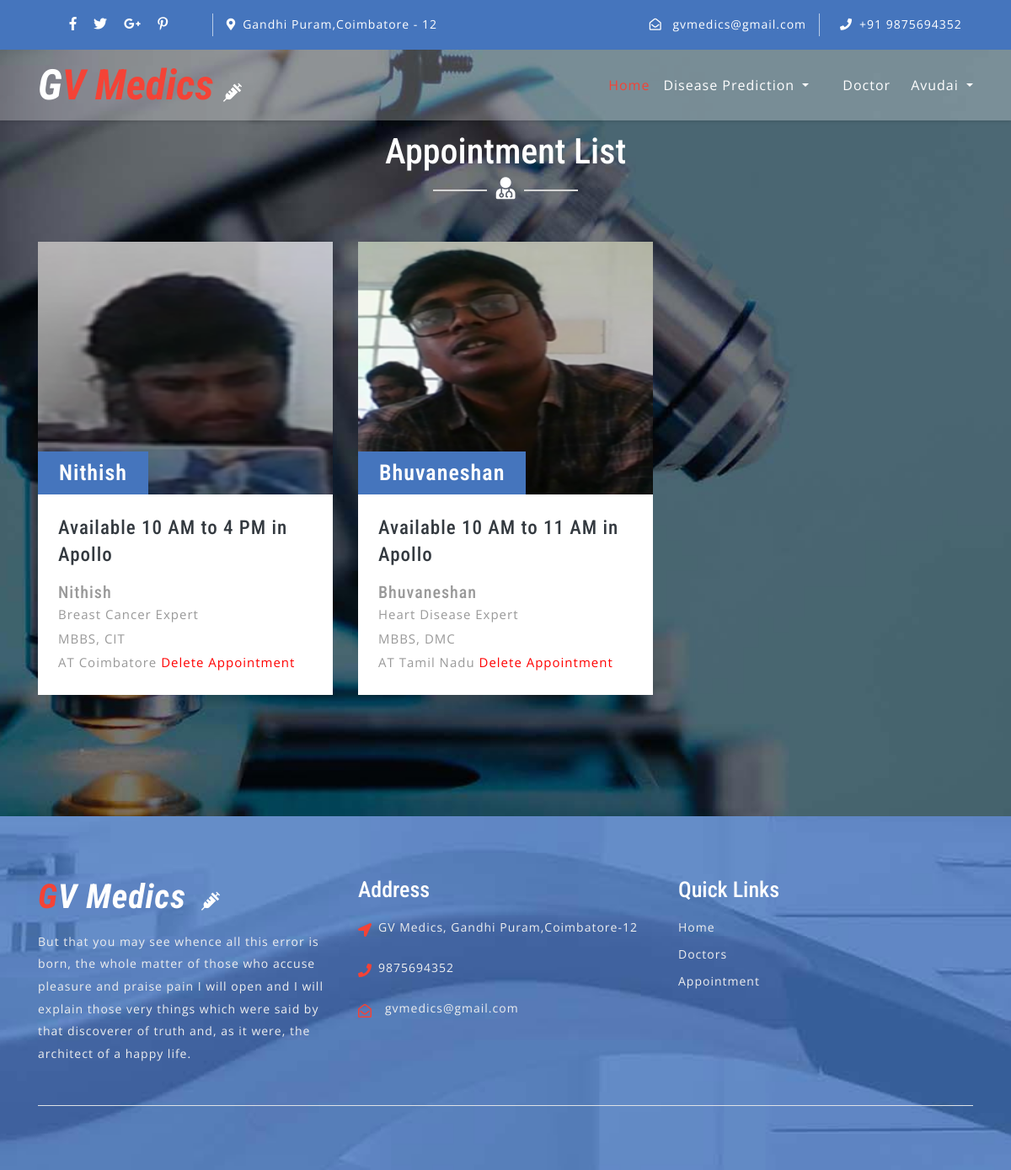
Page /appoinment/doctor/appointment/ (signed in) on the committed database.
### accounts/models.py (models this page shows, shortened)
class User(AbstractUser):
    username = None
    role = models.CharField(max_length=12, error_messages={
        'required': "Role must be provided"
    })
    gender = models.CharField(max_length=10, blank=True, null=True, default="")
    email = models.EmailField(unique=True, blank=False,
                              error_messages={
                                  'unique': "A user with that email already exists.",
                              })
    phone_number = models.CharField(unique=True, blank=True, null=True, max_length=20,
                                    error_messages={
                                        'unique': "A user with that phone number already exists."
                                    })
    USERNAME_FIELD = "email"
    REQUIRED_FIELDS = []
    objects = UserManager()

### appoinment/models.py (models this page shows, shortened)
class Appointment(models.Model):
    user = models.ForeignKey(User, on_delete=models.CASCADE)
    full_name = models.CharField(max_length=100)
    image = models.ImageField(null=True, blank=True,default='avatar.png', upload_to='avatars/')
    location = models.CharField(max_length=100)
    start_time = models.CharField(max_length=10)
    end_time = models.CharField(max_length=10)
    qualification_name = models.CharField(max_length=100)
    institute_name = models.CharField(max_length=100)
    hospital_name = models.CharField(max_length=100)
    department = models.CharField(choices=department, max_length=100)
    created_at = models.DateTimeField(default=timezone.now)

### appoinment/views.py (the view)
# urls.py: path('doctor/appointment/', AppointmentListView.as_view(), name='doctor-appointment'),
class AppointmentListView(ListView):
    model = Appointment
    template_name = 'appointment/appointment.html'
    context_object_name = 'appointment'
    @method_decorator(login_required(login_url=reverse_lazy('login')))
    @method_decorator(user_is_doctor)
    def dispatch(self, request, *args, **kwargs):
        return super().dispatch(self.request, *args, **kwargs)
    def get_queryset(self):
        return self.model.objects.filter(user_id=self.request.user.id).order_by('-id')

### appoinment/templates/appointment/appointment.html (shortened to what this page needs)
{% extends 'base.html' %}
{% load static %}
{% block content %}
	<div class="blog-w3ls py-5" id="blog">
		<div class="container py-xl-5 py-lg-3">
			<div class="w3ls-titles text-center mb-5">
				<h3 class="title text-white">Appointment List</h3>
				<span>
					<i class="fas fa-user-md text-white"></i>
				</span>
            </div>
			<div class="row package-grids mt-5 ">
                {% for apt in appointment %}
				<div class="col-md-4 pricing mb-5">
					<div class="price-top">
						<a href="single.html">
							<img style="height: 300px; width: 400px;" src="{{ apt.image.url }}" alt="" class="img-fluid" />
						</a>
						<h3>{{ apt.full_name }}
						</h3>
					</div>
					<div class="price-bottom p-4">
						<h4 class="text-dark mb-3">Available {{ apt.start_time }} to {{ apt.end_time }} in {{ apt.hospital_name }}</h4>
						<a href="single.html">
                            <h5>{{ apt.full_name }}</h5>
                            <p>{{ apt.department }} Expert</p>
                              <p>{{ apt.qualification_name }}, {{ apt.institute_name }}</p>
                              <p> AT {{ apt.location }}
                                  <a  style="color: red" href="{% url 'delete-appointment' apt.id %}">Delete Appointment</a>
                              </p>
					</div>
                </div>
                {% endfor %}
            </div>
		</div>
	</div>
{% endblock %}

### home/templates/base.html (shortened to what this page needs)
{% load static %}
<!DOCTYPE html>
<html lang="zxx">
    {% include "partials/head.html" %}
<body>
    {% include 'partials/navbar.html' %}
    {% block content %}
    {% endblock %}
    {% include 'partials/footer.html' %}
</body>
</html>

### home/templates/partials/head.html (shortened to what this page needs)
<head>
	{% load static %}
	<link rel="stylesheet" href="{% static '' %}css/bootstrap.css">
	<link rel="stylesheet" href="{% static '' %}css/style.css" type="text/css" media="all" />
	<link rel="stylesheet" href="{% static '' %}css/fontawesome-all.css">
</head>

### home/templates/partials/navbar.html (shortened to what this page needs)
	<header>
		<div class="top-bar py-3">
			<div class="container">
				<div class="row">
					<div class="col-lg-7 top-social-agile">
						<div class="row">
							<ul class="col-lg-4 col-6 top-right-info text-center">
								<li>
									<a href="#">
										<i class="fab fa-facebook-f"></i>
									</a>
								</li>
								<li class="mx-3">
									<a href="#">
										<i class="fab fa-twitter"></i>
									</a>
								</li>
								<li>
									<a href="#">
										<i class="fab fa-google-plus-g"></i>
									</a>
								</li>
								<li class="ml-3">
									<a href="#">
										<i class="fab fa-pinterest-p"></i>
									</a>
								</li>
							</ul>
							<div class="col-6 header-top_w3layouts pl-3 text-lg-left text-center">
								<p class="text-white">
									<i class="fas fa-map-marker-alt mr-2"></i>Gandhi Puram,Coimbatore - 12</p>
							</div>
						</div>
					</div>
					<div class="col-lg-5 top-social-agile text-lg-right text-center">
						<div class="row">
							<div class="col-lg-7 col-6 top-w3layouts">
								<p class="text-white">
									<i class="far fa-envelope-open mr-2"></i>
									<a href="" class="text-white">gvmedics@gmail.com</a>
								</p>
							</div>
							<div class="col-lg-5 col-6 header-w3layouts pl-4 text-lg-left">
								<p class="text-white">
									<i class="fas fa-phone mr-2"></i>+91 9875694352</p>
							</div>
						</div>
					</div>
				</div>
			</div>
		</div>
	</header>
	<div id="home">
		<div class="main-top py-1">
			<nav class="navbar navbar-expand-lg navbar-light fixed-navi">
				<div class="container">
					<h1>
						<a class="navbar-brand font-weight-bold font-italic" href="{% url 'home' %}">
							<span>G</span>V Medics
							<i class="fas fa-syringe"></i>
						</a>
					</h1>
					<div class="collapse navbar-collapse text-center" id="navbarSupportedContent">
						<ul class="navbar-nav ml-lg-auto">
							<li class="nav-item active mt-lg-0 mt-3">
								<a class="nav-link" href="{% url 'home' %}">Home
								</a>
							</li>
							<li class="nav-item dropdown nav-item  mx-lg-3 my-lg-0 my-3">
								<a class="nav-link dropdown-toggle" href="#" id="navbarDropdown" role="button" data-toggle="dropdown"
								    aria-haspopup="true" aria-expanded="false">
									Disease Prediction
								</a>
							</li>
							<li class="nav-item mx-lg-4">
								<a class="nav-link" href="{% url 'doctor' %}">Doctor</a>
							</li>
							{% if request.user.is_authenticated and request.user.role == 'doctor' %}
							<li class="nav-item dropdown">
								<a class="nav-link dropdown-toggle" href="#" id="navbarDropdown" role="button" data-toggle="dropdown"
									aria-haspopup="true" aria-expanded="false">
									{{ request.user.first_name }}
								</a>
							</li>
						{% endif %}
					</div>
				</div>
			</nav>
		</div>
	</div>

### home/templates/partials/footer.html (shortened to what this page needs)
	<footer>
		<div class="w3ls-footer-grids pt-sm-4 pt-3">
			<div class="container py-xl-5 py-lg-3">
				<div class="row">
					<div class="col-md-4 w3l-footer">
						<h2 class="mb-sm-3 mb-2">
							<a href="index.html" class="text-white font-italic font-weight-bold">
								<span>G</span>V Medics
								<i class="fas fa-syringe ml-2"></i>
							</a>
						</h2>
						<p>But that you may see whence all this error is born, the whole matter of those who accuse pleasure and praise pain
I will open
and I will explain those very things which were said by that discoverer of truth and, as it were, the architect of a happy life.</p>
					</div>
					<div class="col-md-4 w3l-footer my-md-0 my-4">
						<h3 class="mb-sm-3 mb-2 text-white">Address</h3>
						<ul class="list-unstyled">
							<li>
								<i class="fas fa-location-arrow float-left"></i>
								<p class="ml-4">GV Medics,
									<span>Gandhi Puram,</span>Coimbatore-12 </p>
								<div class="clearfix"></div>
							</li>
							<li class="my-3">
								<i class="fas fa-phone float-left"></i>
								<p class="ml-4">9875694352</p>
								<div class="clearfix"></div>
							</li>
							<li>
								<i class="far fa-envelope-open float-left"></i>
								<a href="mailto:info@example.com" class="ml-3">gvmedics@gmail.com</a>
								<div class="clearfix"></div>
							</li>
						</ul>
					</div>
					<div class="col-md-4 w3l-footer">
						<h3 class="mb-sm-3 mb-2 text-white">Quick Links</h3>
						<div class="nav-w3-l">
							<ul class="list-unstyled">
								<li>
									<a href="/">Home</a>
								</li>
								<li class="mt-2">
									<a href="{% url 'doctor' %}">Doctors</a>
								</li>
								<li class="mt-2">
									<a href="{% url 'doctor-appointment' %}">Appointment</a>
								</li>
							</ul>
						</div>
					</div>
				</div>
				<div class="border-top mt-5 pt-lg-4 pt-3 pb-lg-0 pb-3 text-center">
				</div>
			</div>
		</div>
	</footer>

### home/templates/partials/scripts.html (shortened to what this page needs)
{% load static %}

### home/static/css/style.css (style rules this page uses)
body { padding: 0; margin: 0; background: #FFF; font-family: 'Open Sans', sans-serif; }
body a { transition: 0.5s all; -webkit-transition: 0.5s all; -moz-transition: 0.5s all; -o-transition: 0.5s all; -ms-transition: 0.5s all; text-decoration: none; }
h1, h2, h3, h4, h5, h6 { margin: 0; padding: 0; font-family: 'Roboto Condensed', sans-serif; }
p { margin: 0; padding: 0; font-family: 'Open Sans', sans-serif; font-size: 15px; letter-spacing: 1px; line-height: 1.9; color: #999; }
ul, ol { margin: 0; padding: 0; }
.top-bar { background: #4575bd; }
.top-right-info li i { color: #fff; transition: 0.5s all; -webkit-transition: 0.5s all; -moz-transition: 0.5s all; -o-transition: 0.5s all; -ms-transition: 0.5s all; }
.top-right-info li { display: inline-block; }
.header-top_w3layouts p, .header-w3layouts p, .top-w3layouts p { font-size: 14px; }
.header-top_w3layouts, .header-w3layouts { border-left: 1px solid rgba(255, 255, 255, 0.63); }
div#home { position: relative; }
.main-top { position: absolute; z-index: 999; width: 100%; background: rgba(255, 255, 255, 0.26); box-shadow: 0 2px 3px 0 rgba(0, 0, 0, 0.1); -webkit-transition: background-color .1s ease-in-out; -moz-transition: background-color .1s ease-in-out; -ms-transition: background-color .1s ease-in-out; -o-transition: background-color .1s ease-in-out; transition: background-color .1s ease-in-out; }
.navbar-light .navbar-nav .nav-link { padding: 0; color: #fff; background: transparent; font-size: 16px; letter-spacing: 1px; }
.navbar-light .navbar-nav .show>.nav-link, .navbar-light .navbar-nav .active>.nav-link, .navbar-light .navbar-nav .nav-link.show, .navbar-light .navbar-nav .nav-link.active, .navbar-light .navbar-nav .nav-link:hover, .navbar-light .navbar-nav .nav-link:focus { color: #f44336; }
nav.fixed-navi ul { list-style: none; margin: 0; padding: 0; }
nav.fixed-navi ul li { float: left; }
a.navbar-brand { color: #f44336; font-size: 50px; padding: 0; }
.navbar-light .navbar-brand, .navbar-light .navbar-brand:hover, .navbar-light .navbar-brand:focus, .w3l-footer h2 a span { color: #f44336; }
a.navbar-brand span { color: #fff; }
a.navbar-brand i, .w3l-footer h2 a i { color: #fff; font-size: 22px; }
h3.title { color: #000; font-size: 42px; }
.w3ls-titles span { position: relative; }
.w3ls-titles span:before { content: " "; background: #d6d6d6; width: 64px; height: 2px; position: absolute; top: 9px; left: -75px; }
.w3ls-titles span:after { content: " "; background: #d6d6d6; width: 64px; height: 2px; position: absolute; top: 9px; right: -75px; }
.w3ls-titles i { color: #f44336; font-size: 26px; margin-top: 5px; }
.blog-w3ls { background: url(../images/bg4.jpg) no-repeat center; background-size: cover; -webkit-background-size: cover; -moz-background-size: cover; -o-background-size: cover; -moz-background-size: cover; }
.pricing { -webkit-transition: all 0.5s; -moz-transition: all 0.5s; -o-transition: all 0.5s; -ms-transition: all 0.5s; transition: all 0.5s; }
.price-top { position: relative; }
.price-top h3 { font-size: 26px; color: #fff; position: absolute; background: #4575bd; padding: 10px 25px; bottom: 0; letter-spacing: 1px; text-align: center; font-weight: 600; }
.price-bottom { background: #fff; }
.price-bottom h4 { font-size: 23px; line-height: 1.4; letter-spacing: 1px; }
.price-bottom a { color: #999; letter-spacing: 1px; font-size: 15px; }
footer { background: url(../images/bg3.jpg) no-repeat center fixed; background-size: cover; -webkit-background-size: cover; -moz-background-size: cover; -o-background-size: cover; -moz-background-size: cover; }
.w3l-footer h2 a { font-size: 40px; letter-spacing: 1px; }
.w3l-footer h3 { font-size: 26px; }
.w3l-footer p, .w3l-footer p a, .w3l-footer ul li a { font-size: 14px; color: #efefef; letter-spacing: 1px; }
.w3l-footer ul li i { color: #f44336; line-height: 2; }

### rows in the picture
User: user.first_name "Avudai"
Appointment: image (picture), full_name "Nithish", start_time "10 AM", end_time "4 PM", hospital_name "Apollo", department "Breast Cancer", qualification_name "MBBS", institute_name "CIT", location "Coimbatore"
Appointment: image (picture), full_name "Bhuvaneshan", start_time "10 AM", end_time "11 AM", hospital_name "Apollo", department "Heart Disease", qualification_name "MBBS", institute_name "DMC", location "Tamil Nadu"
